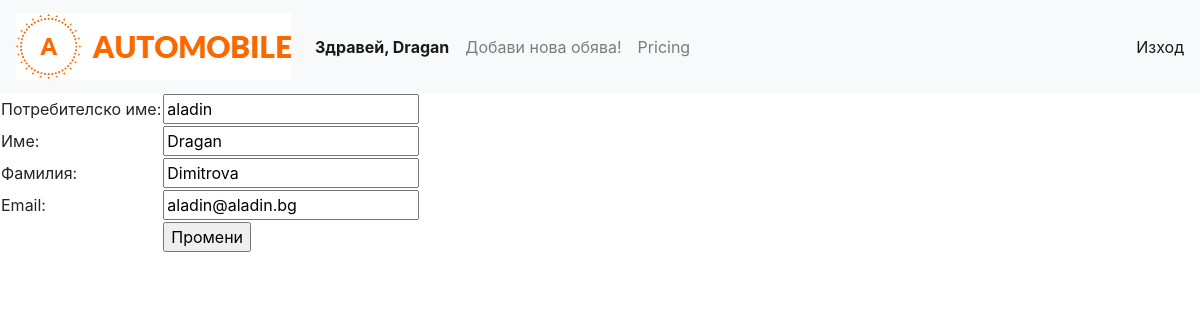
Screenshot of /change_data.php (signed in) with the database file from the repository.
### tables this page shows
CREATE TABLE IF NOT EXISTS `users` (
  `id` int(11) NOT NULL AUTO_INCREMENT,
  `username` varchar(50) NOT NULL,
  `password` varchar(128) NOT NULL,
  `email` varchar(64) NOT NULL,
  `first_name` varchar(50) DEFAULT NULL,
  `last_name` varchar(50) DEFAULT NULL,
  PRIMARY KEY (`id`)
);

### change_data.php (called while the page is built, shortened)
<?php
include_once ('views/header.logged.view.php');
$user_data = Repository::getSome($db, 'users', 'id', $_SESSION['id'])[0];
$username = $user_data->username;
$first_name = $user_data->first_name;
$last_name = $user_data->last_name;
$email = $user_data->email;
include_once ('views/change_data.view.php');

### Repository.php (called while the page is built, shortened)
<?php
class Repository
{
    public static function getSome(PDO $db, $table, $condition, $value, $columns = ['*']){
        $columns = implode(', ', $columns);
        $stmt = $db->query("SELECT {$columns} FROM {$table} WHERE {$condition}={$value}");
        $result = [];
        while ($row = $stmt->fetchObject()){
            $result[] = $row;
        }
        return $result;
    }
}

### views/change_data.view.php (the view)
<form action="" method="post">
    <table>
        <tr>
            <td>Потребителско име: </td>
            <td><input type="text" name="username" value="<?= $username ?>" /></td>
        </tr>
        <tr>
            <td>Име:</td>
            <td><input type="text" name="first_name" value="<?= $first_name ?>" /></td>
        </tr>
        <tr>
            <td>Фамилия:</td>
            <td><input type="text" name="last_name" value="<?= $last_name ?>" /></td>
        </tr>
        <tr>
            <td>Email:</td>
            <td><input type="text" name="email" value="<?= $email ?>" /></td>
        </tr>
        <tr>
            <td></td>
            <td><input type="submit" value="Промени" name="updateData"></td>
        </tr>
    </table>
</form>

### views/header.logged.view.php (shortened to what this page needs)
<!DOCTYPE html>
<html>
<head>
    <link type="text/css" rel="stylesheet" href="../css/bootstrap.css">
    <link type="text/css" rel="stylesheet" href="../css/logged.css">
</head>
<body>
<?php
if (isset($_SESSION['id'])) : ?>
<nav class="navbar navbar-expand-lg navbar-light bg-light">
  <a class="navbar-brand" href="../index.php"><img src="../Images/logo.png" alt="logo"></a>
  <div class="collapse navbar-collapse" id="navbarText">
    <ul class="navbar-nav mr-auto">
      <li class="nav-item active">
        <a class="nav-link" href="../profile.php">
            <strong>Здравей, <?= $_SESSION['first_name'] ?></strong>
        </a>
      </li>
      <li class="nav-item">
        <a class="nav-link" href="../add-car.php">Добави нова обява!</a>
      </li>
      <li class="nav-item">
        <a class="nav-link" href="#">Pricing</a>
      </li>
    </ul>
    <span class="navbar-text">
      <a href="../logout.php">Изход</a>
    </span>
  </div>
</nav>
<?php endif; ?>

### rows the page displays
users: username "aladin", first_name "Dragan", last_name "Dimitrova", email "aladin@aladin.bg"

### other values shown
$_SESSION['first_name'] "Dragan"
